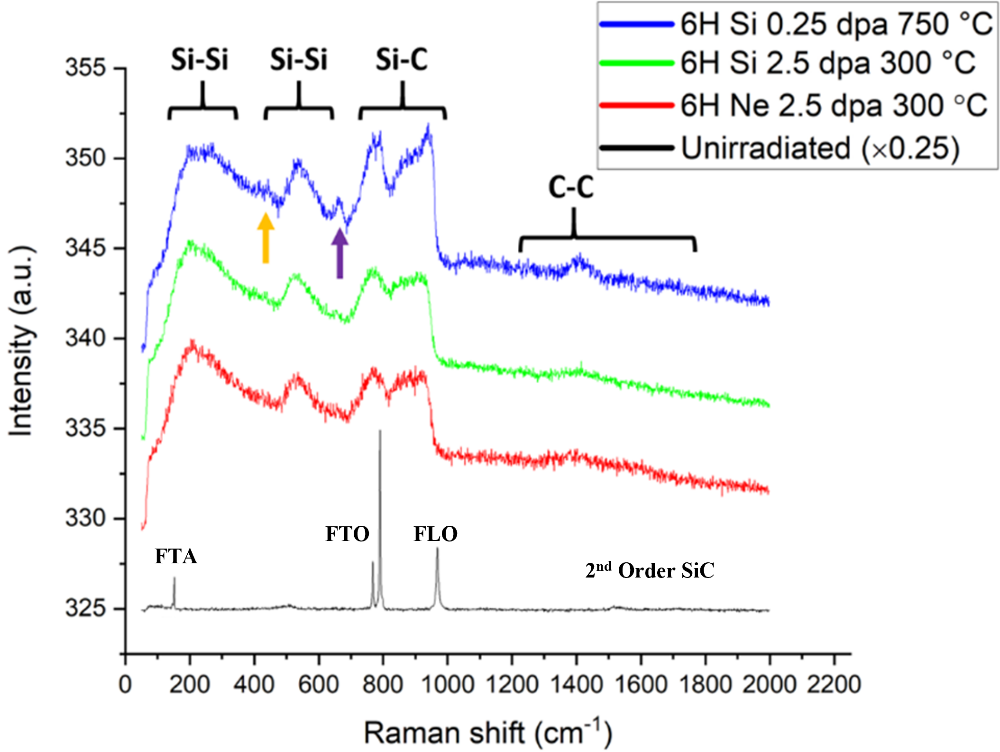
#> input picture data/figure_sources/fig_3_source_image4.png, 1000 x 752 px, found by its file name
$ python fig3_offsets_forensics.py
#> lines starting #> are read from the running program, lines starting #| are printed output that depends on the picture; after the words box and inside, x2 and y2 are one past the last pixel; in counts of white or black regions, pixels touching at a corner belong together; long printed decimals are rounded
### preprocessing.py
import re

import pandas as pd
import numpy as np
import matplotlib.pyplot as plt
import ramanspy as rp
from ramanspy import preprocessing

def min_max_normalise_array(arr):
    return (arr - np.min(arr)) / (np.max(arr) - np.min(arr))

# [28 lines left out: functions wavelength_to_shift, _find_first_numeric_row, not called in this run]

def _find_data_section(input_path, encoding="utf-8-sig"):
    """
    Look for a [Data] marker and return the index of the first numeric data
    row after it.  Falls back to searching the whole file if no marker exists.
    Returns None if no numeric rows are found.
    """
    try:
        with open(input_path, "r", encoding=encoding, errors="replace") as f:
            for i, line in enumerate(f):
                if line.strip().lower() == "[data]":
                    return _find_first_numeric_row(input_path, search_from=i + 1, encoding=encoding)
    except OSError:
        pass
    return None

def _read_loose_numeric_pairs(input_path):
    """
    Last-resort reader: the first two numeric tokens of every line, tolerant of
    lines wrapped in double quotes and of mixed tab/comma/space delimiters.
    Returns (x, y) arrays, or None if fewer than two data lines were found.

    Needed because some WITec/Andor exports quote each whole line, e.g.
    `" 5.36546E+02\\t 1.45580E+03"` in the Au 2.5e15 RT-before spectrum
    (`03 SiC Au 2,5E15 RT before anneal--Spec--003--Spec.Data 1.csv`, the source
    of the published RT-before chi). Every delimiter-based pandas attempt reads
    such a line as one non-numeric field, so the file failed to load at all.
    This runs only after all of those attempts have failed, so it cannot change
    how any already-loadable file is parsed.
    """
    for enc in ("utf-8-sig", "latin-1"):
        xs, ys = [], []
        try:
            with open(input_path, "r", encoding=enc, errors="replace") as handle:
                for line in handle:
                    tokens = re.split(r"[\s,;]+", line.strip().strip('"').strip())
                    values = []
                    for token in tokens:
                        try:
                            values.append(float(token.strip('"')))
                        except ValueError:
                            break
                    if len(values) >= 2:
                        xs.append(values[0])
                        ys.append(values[1])
        except OSError:
            return None
        if len(xs) >= 2:
            return (np.asarray(xs, dtype=np.float64),
                    np.asarray(ys, dtype=np.float64))
    return None


def _read_spectrum_table(input_path):
    # --- Handle files with a [Data] section marker (e.g. WITec exports) ---
    for enc in ("utf-8-sig", "latin-1"):
        data_start = _find_data_section(input_path, encoding=enc)
        if data_start is not None:
            try:
                df = pd.read_csv(
                    input_path,
                    sep=r"\s+",
                    engine="python",
                    skiprows=data_start,
                    header=None,
                    encoding=enc,
                    encoding_errors="replace",
                )
                if df.empty or df.shape[1] < 2:
                    continue
                # Leading whitespace on data lines causes an all-NaN first column — drop it
                df = df.dropna(axis=1, how="all")
                if df.empty or df.shape[1] < 2:
                    continue
                xy_df = df.iloc[:, :2].copy()
                xy_df.iloc[:, 0] = pd.to_numeric(xy_df.iloc[:, 0], errors="coerce")
                xy_df.iloc[:, 1] = pd.to_numeric(xy_df.iloc[:, 1], errors="coerce")
                xy_df = xy_df.dropna()
                if not xy_df.empty:
                    return (
                        xy_df.iloc[:, 0].to_numpy(dtype=np.float64),
                        xy_df.iloc[:, 1].to_numpy(dtype=np.float64),
                    )
            except Exception:
                continue

    read_attempts = [
        {"sep": None, "header": 0, "engine": "python", "encoding": "utf-8-sig", "encoding_errors": "replace"},
        {"sep": None, "header": None, "engine": "python", "encoding": "utf-8-sig", "encoding_errors": "replace"},
        {"sep": ",", "header": 0, "encoding": "utf-8-sig", "encoding_errors": "replace"},
        {"sep": ",", "header": None, "encoding": "utf-8-sig", "encoding_errors": "replace"},
        {"sep": ",", "header": 0, "encoding": "latin-1"},
        {"sep": ",", "header": None, "encoding": "latin-1"},
        {"sep": r"\s+", "header": 0, "engine": "python", "encoding": "latin-1"},
        {"sep": r"\s+", "header": None, "engine": "python", "encoding": "latin-1"},
    ]
    known_x_names = {"#wave", "wave", "wavelength", "raman shift", "raman_shift", "wavenumber"}
    known_y_names = {"#intensity", "intensity", "counts", "signal"}
    best_candidate = None
    errors = []

    for options in read_attempts:
        try:
            df = pd.read_csv(input_path, **options)
        except Exception as exc:
            errors.append(f"{options}: {exc}")
            continue

        if df.empty or df.shape[1] < 2:
            continue

        columns = list(df.columns)
        normalised_names = {str(col).strip().lower(): col for col in columns}

        x_col = next((normalised_names[name] for name in known_x_names if name in normalised_names), columns[0])
        remaining_columns = [col for col in columns if col != x_col]
        y_col = next((normalised_names[name] for name in known_y_names if name in normalised_names and normalised_names[name] != x_col), None)
        if y_col is None:
            y_col = remaining_columns[0] if remaining_columns else None

        if y_col is None:
            continue

        xy_df = df[[x_col, y_col]].copy()
        xy_df[x_col] = pd.to_numeric(xy_df[x_col], errors="coerce")
        xy_df[y_col] = pd.to_numeric(xy_df[y_col], errors="coerce")
        xy_df = xy_df.dropna()

        if best_candidate is None or len(xy_df) > len(best_candidate["data"]):
            best_candidate = {
                "data": xy_df,
                "x_col": x_col,
                "y_col": y_col,
                "options": options,
            }

    if best_candidate is None or best_candidate["data"].empty:
        loose = _read_loose_numeric_pairs(input_path)
        if loose is not None:
            return loose
        details = "; ".join(errors) if errors else "No parse attempt produced two numeric columns."
        raise ValueError(
            "[!] Could not load two numeric spectrum columns from the input file. "
            "Check whether the file is comma- or whitespace-delimited, whether it has a header row, "
            "and whether the x-axis units are what the pipeline expects (for example Raman shift vs wavelength). "
            f"Details: {details}"
        )

    df_xy = best_candidate["data"]
    x_values = df_xy[best_candidate["x_col"]].to_numpy(dtype=np.float64)
    y_values = df_xy[best_candidate["y_col"]].to_numpy(dtype=np.float64)

    if x_values.size == 0 or y_values.size == 0:
        raise ValueError(
            "[!] The loaded spectrum is empty after parsing numeric x/y columns. "
            "Check the input file format and confirm the x-axis units are correct."
        )

    return x_values, y_values

# [138 lines left out: function preprocess, not called in this run]

### output/fig3_offsets_forensics.py
"""Are the four Figure 3 traces stacked by display offsets, or are those their
as-acquired baselines?  Ticket C17(b).

The caption claims "All spectra are shown as-acquired (no post-processing)", yet
the four traces sit at ~325 / ~331 / ~336 / ~342 a.u. The underlying single-crystal
spectra are not on this machine (searched 2026-08-06: no .opj/.opju/.ogg/.wip/.wdf
anywhere under the user profile, and no single-crystal exports in the repo or in
any of the authors' working folders), so the only evidence available is the
published raster itself.

This script recovers the four traces from `output/fig_3_source_image4.png` by
colour, calibrates pixels to the plotted y axis from the tick marks, and measures
each trace's baseline in windows where every trace is flat. It then tests the
stack against what an as-acquired stack would have to look like.

Writes: output/fig3_trace_baselines.csv, output/fig3_offsets_forensics.png
Run from the repo root:  .venv\\Scripts\\python.exe output\\fig3_offsets_forensics.py
"""
import os
import sys

import numpy as np
import pandas as pd
import matplotlib
matplotlib.use("Agg")
import matplotlib.pyplot as plt
from PIL import Image

sys.path.insert(0, os.path.dirname(os.path.dirname(os.path.abspath(__file__))))
sys.stdout.reconfigure(errors="replace")

OUT = "output"
SRC = os.path.join("data", "figure_sources", "fig_3_source_image4.png")
# x axis calibration from the major tick marks measured on the axis line
X0_PX, X_PER_CM1 = 125.0, (834.0 - 125.0) / 2200.0
UNIRR_SCALE = 0.25          # the legend's "Unirradiated (x0.25)"

TRACES = [                  # legend order, top entry first
    ("Si 0.25 dpa 750 °C", "blue", lambda r, g, b: (b > 120) & (b > r + 60) & (b > g + 60)),
    ("Si 2.5 dpa 300 °C", "green", lambda r, g, b: (g > 120) & (g > r + 50) & (g > b + 50)),
    ("Ne 2.5 dpa 300 °C", "red", lambda r, g, b: (r > 120) & (r > g + 70) & (r > b + 70)),
    ("Unirradiated (x0.25)", "black", None),
]
# windows where every trace is flat (no band, no peak) — chosen from the figure
FLAT_WINDOWS = [(1650, 1750), (1750, 1850), (1850, 1990)]
PLOT_WINDOW = (1600, 2000)


def px_to_cm1(x):
    return (x - X0_PX) / X_PER_CM1


def cm1_to_px(v):
    return X0_PX + v * X_PER_CM1


im = Image.open(SRC)
#> im is the input picture: PIL image 1000x752 RGBA; mean R, G, B, A 242.4, 242, 242.4, 255
flat = Image.new("RGB", im.size, (255, 255, 255))
#> flat: PIL image 1000x752 RGB; every value is 255
flat.paste(im, mask=im.split()[-1] if im.mode == "RGBA" else None)
a = np.asarray(flat).astype(int)
H, W, _ = a.shape
r, g, b = a[:, :, 0], a[:, :, 1], a[:, :, 2]
#> r: shape (752, 1000) int64; 256 distinct labels, from 0 to 255
#> g: shape (752, 1000) int64; 256 distinct labels, from 0 to 255
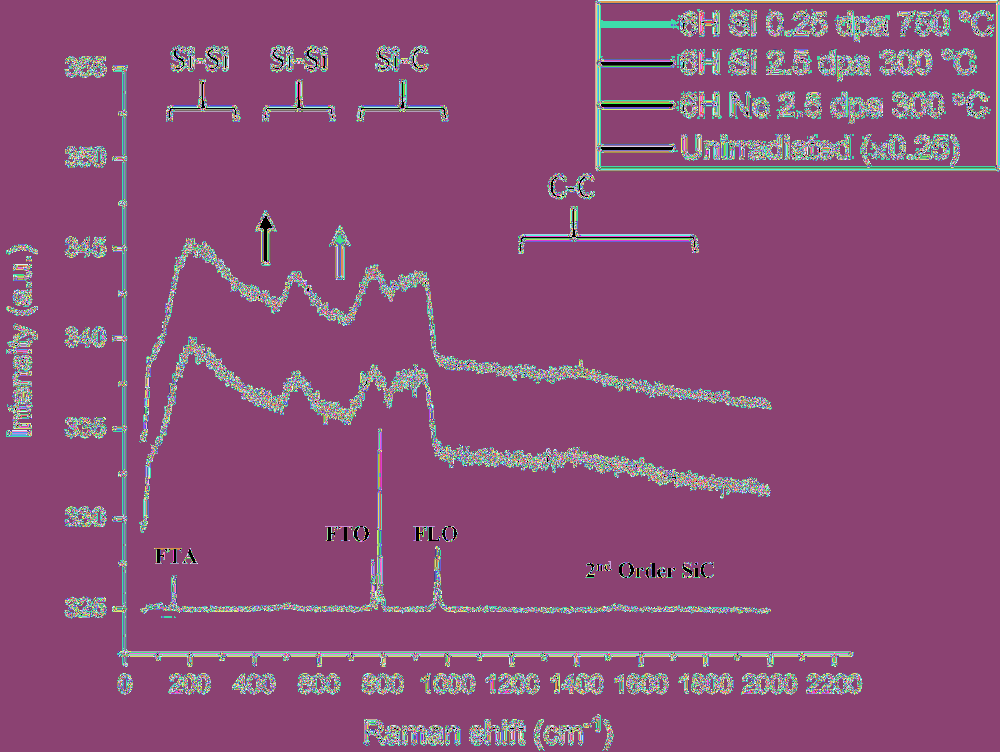
#> b: shape (752, 1000) int64; 256 distinct labels, from 0 to 255; one colour per label, 0 black
grey = (abs(r - g) < 45) & (abs(g - b) < 45) & (abs(r - b) < 45)
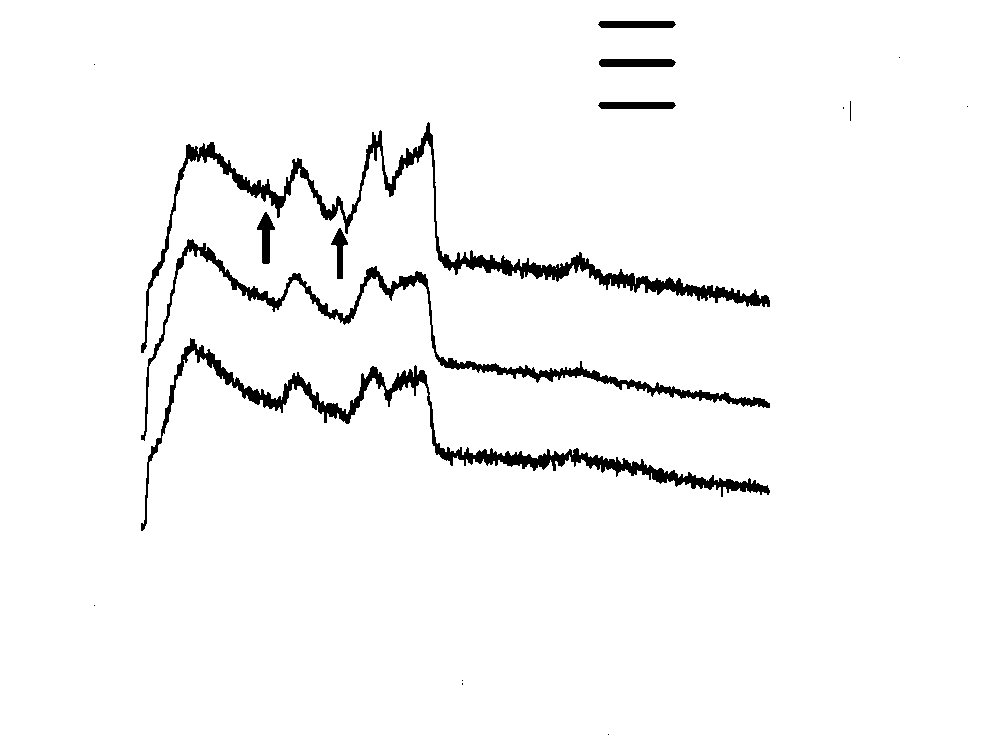
#> grey: shape (752, 1000) bool; 96.8% white; 17 black regions (8 under 20 px), largest, box (x1, y1, x2, y2) and area: (141, 122, 770, 353) 8167, (141, 338, 770, 531) 7563, (141, 239, 770, 441) 5625
dark = grey & (a.sum(axis=2) < 480)
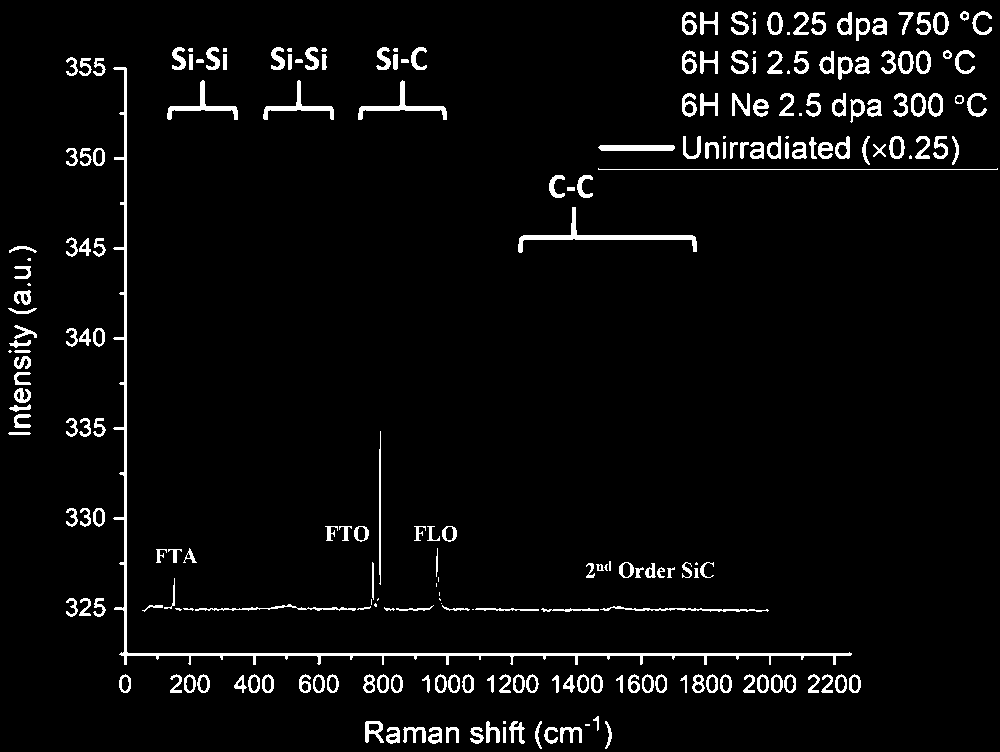
#> dark: shape (752, 1000) bool; 4.3% white; 238 white regions (31 under 20 px), largest, box (x1, y1, x2, y2) and area: (113, 67, 852, 665) 4647, (518, 207, 697, 253) 1114, (358, 80, 447, 120) 631

# ---------------------------------------------------------------- y calibration
# y tick marks point OUTWARD, i.e. they are the short dark runs immediately left
# of the spine at x = 124/125
tick_rows = []
band = dark[:, 112:124]
for y in range(60, 650):
    if band[y].sum() >= 10:
        tick_rows.append(y)
#> after the loop, tick_rows = [67, 68, 69, 157, 158, 159, 247, 248, 249, 337, 338, 339, 427, 428, 429, 517, 518, 519, 608, 609]
groups, cur = [], [tick_rows[0]]
#> groups = []; cur = [67]
for y in tick_rows[1:]:
    if y - cur[-1] <= 2:
        cur.append(y)
    else:
        groups.append(sum(cur) / len(cur))
        cur = [y]
#> this loop made 19 passes
#> (y, cur) on passes 3, 6, 9, 12, 15, 18: (157, [157]), (247, [247]), (337, [337]), (427, [427]), (517, [517]), (608, [608])
#> after the loop, groups = [68, 158, 248, 338, 428, 518]
groups.append(sum(cur) / len(cur))
LABELS = [355, 350, 345, 340, 335, 330, 325]          # top to bottom
if len(groups) != len(LABELS):
    print(f"[!] found {len(groups)} y ticks, expected {len(LABELS)}: {groups}")
    raise SystemExit(1)
slope, intercept = np.polyfit(groups, LABELS, 1)
#> slope = -0.0555; intercept = 358.8
resid = np.array(LABELS) - (slope * np.array(groups) + intercept)
#> resid = [0.00497, 0.00199, -0.000989, -0.00397, -0.00694, -0.00992, 0.0149]
print("y calibration from the tick marks:")
for yp, lab in zip(groups, LABELS):
    print(f"   y={yp:6.1f} px  ->  {lab}")
#> this loop made 7 passes
#> (yp, lab) on passes 1 to 7: (68, 355), (158, 350), (248, 345), (338, 340), (428, 335), (518, 330), (608.5, 325)
#> (printed output is left out)
print(f"   {slope:.6f} a.u./px  (1 a.u. = {abs(1/slope):.2f} px)"
      f"   max residual {np.abs(resid).max():.4f} a.u.")
#|    -0.05552 a.u./px  (1 a.u. = 18.01 px)   max residual 0.0149 a.u.


def px_to_val(y):
    return slope * y + intercept


# ------------------------------------------------------------- trace extraction
# The legend's line swatches are the SAME colours as the traces and sit at
# x = 598-720 px, i.e. 1467-1846 cm-1 — right inside the flat windows used for the
# baselines. Blank the whole legend box out of every colour mask.
LEGEND_BOX = (596, 999, 0, 178)
EXCLUDE = np.zeros((H, W), bool)
EXCLUDE[LEGEND_BOX[2]:LEGEND_BOX[3] + 1, LEGEND_BOX[0]:LEGEND_BOX[1] + 1] = True


def trace_y(mask, x, ylo=60, yhi=652):
    """Centre row of the trace in column x, or nan."""
    ys = np.where(mask[ylo:yhi, x] & ~EXCLUDE[ylo:yhi, x])[0]
    return ylo + float(np.median(ys)) if len(ys) else np.nan


# Black ink that is NOT the unirradiated trace: the in-plot labels, the band
# brackets and the legend. Measured in C16.
BLACK_TEXT_BOXES = [
    (169, 229, 44, 72), (268, 329, 44, 72), (373, 429, 44, 72),      # band labels
    (158, 246, 75, 124), (254, 342, 75, 124), (349, 455, 75, 124),   # brackets
    (546, 595, 172, 200), (509, 705, 202, 257),                      # C-C label + bracket
    (322, 371, 523, 544), (411, 459, 523, 544),                      # FTO, FLO
    (153, 199, 545, 565), (583, 716, 558, 580),                      # FTA, 2nd Order SiC
    (596, 999, 0, 178),                                              # legend
]
BLACK_OK = dark.copy()
for bx0, bx1, by0, by1 in BLACK_TEXT_BOXES:
    BLACK_OK[by0:by1 + 1, bx0:bx1 + 1] = False
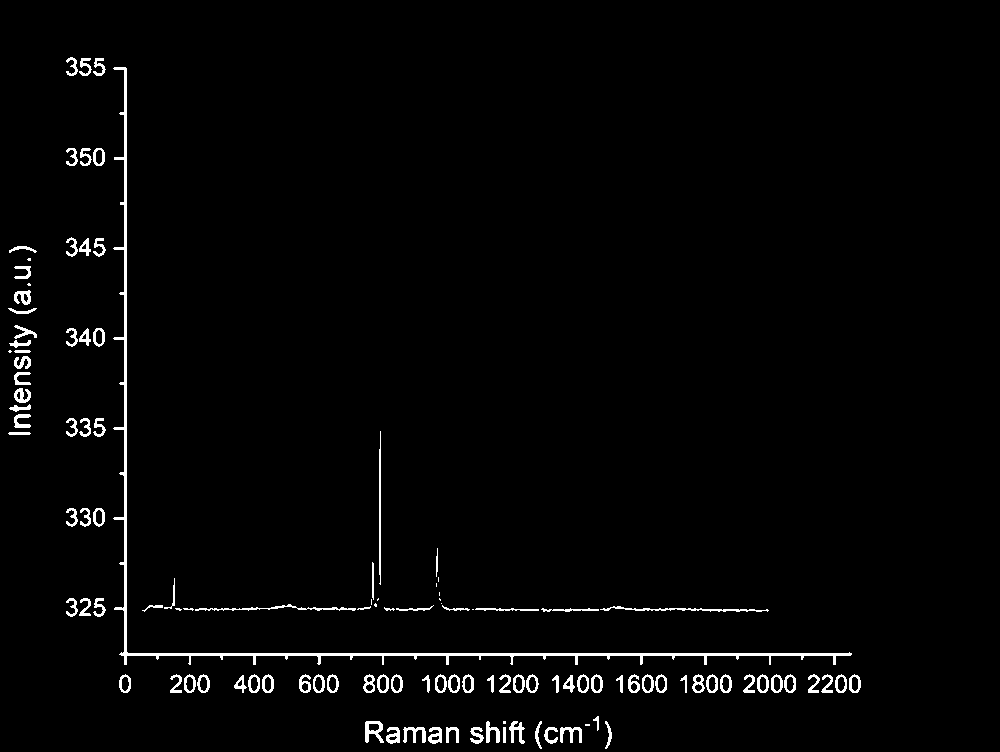
#> BLACK_OK: shape (752, 1000) bool; 2.1% white; 119 white regions (16 under 20 px), largest, box (x1, y1, x2, y2) and area: (113, 67, 852, 665) 4647, (600, 606, 769, 612) 342, (195, 604, 356, 611) 319
BLACK_OK[650:, :] = False            # x axis line and everything below
BLACK_OK[:, :127] = False            # y axis spine and its labels
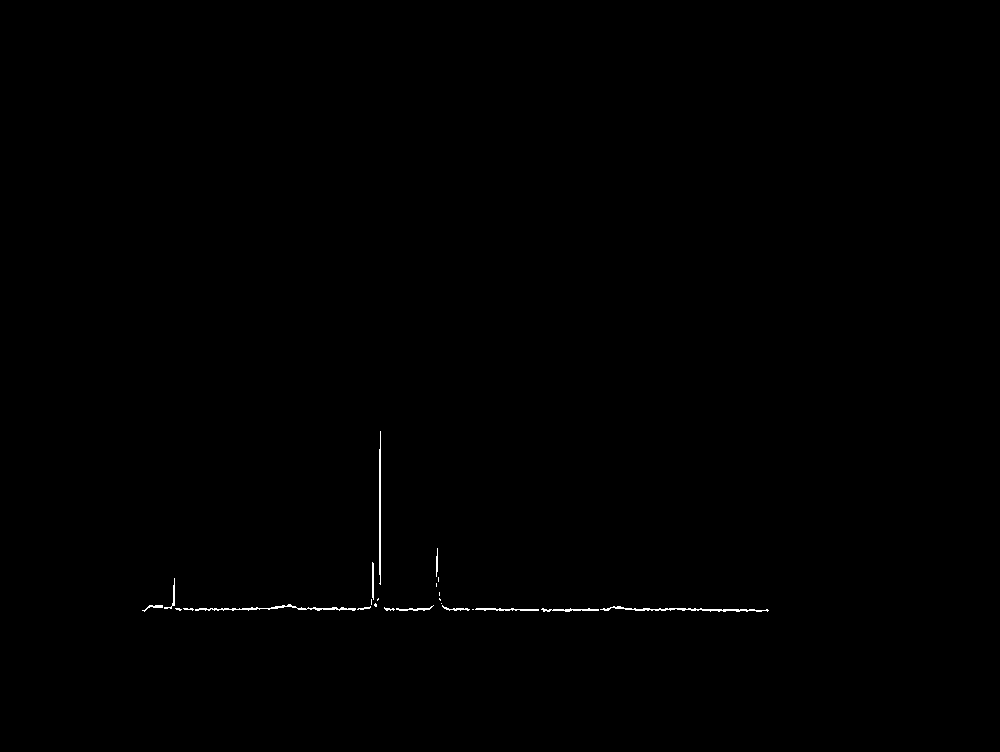
#> BLACK_OK: shape (752, 1000) bool; 0.22% white in thin lines or dots, all inside (x1, y1, x2, y2) = (142, 431, 769, 612)


def black_trace_y(x, mode="median"):
    """The unirradiated trace with every black annotation masked out.

    `median` gives the line centre (right for the flat baseline); `top` gives the
    topmost pixel, which is the only meaningful reading where the line is near
    vertical, i.e. on the folded-TO/LO spikes.
    """
    ys = np.where(BLACK_OK[400:650, x])[0]
    if not len(ys):
        return np.nan
    ys = ys + 400
    if mode == "top":
        return float(ys.min())
    keep = ys[ys >= ys.max() - 8]        # bottom cluster only
    return float(np.median(keep))


xs = np.arange(int(cm1_to_px(60)), int(cm1_to_px(2000)) + 1)
#> (the rest of the program and of its run is left out)
